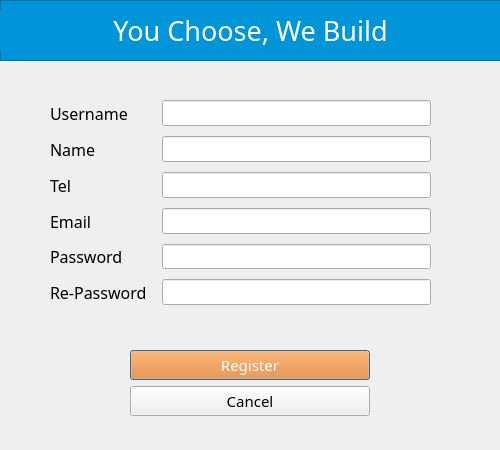
<?xml version="1.0" encoding="UTF-8"?>
<ui version="4.0">
 <class>frm_register</class>
 <widget class="QDialog" name="frm_register">
  <property name="geometry">
   <rect>
    <x>0</x>
    <y>0</y>
    <width>500</width>
    <height>450</height>
   </rect>
  </property>
  <property name="minimumSize">
   <size>
    <width>500</width>
    <height>450</height>
   </size>
  </property>
  <property name="maximumSize">
   <size>
    <width>500</width>
    <height>450</height>
   </size>
  </property>
  <property name="windowTitle">
   <string>UCWB - Register</string>
  </property>
  <widget class="QWidget" name="formLayoutWidget">
   <property name="geometry">
    <rect>
     <x>50</x>
     <y>100</y>
     <width>381</width>
     <height>221</height>
    </rect>
   </property>
   <layout class="QFormLayout" name="layout_registerForm">
    <property name="horizontalSpacing">
     <number>15</number>
    </property>
    <property name="verticalSpacing">
     <number>10</number>
    </property>
    <item row="5" column="0">
     <widget class="QLabel" name="lbl_password">
      <property name="font">
       <font>
        <family>Kanit</family>
        <pointsize>12</pointsize>
       </font>
      </property>
      <property name="text">
       <string>Password</string>
      </property>
     </widget>
    </item>
    <item row="4" column="0">
     <widget class="QLabel" name="lbl_email">
      <property name="font">
       <font>
        <family>Kanit</family>
        <pointsize>12</pointsize>
       </font>
      </property>
      <property name="text">
       <string>Email</string>
      </property>
     </widget>
    </item>
    <item row="2" column="0">
     <widget class="QLabel" name="lbl_name">
      <property name="font">
       <font>
        <family>Kanit</family>
        <pointsize>12</pointsize>
       </font>
      </property>
      <property name="text">
       <string>Name</string>
      </property>
     </widget>
    </item>
    <item row="3" column="0">
     <widget class="QLabel" name="lbl_tel">
      <property name="font">
       <font>
        <family>Kanit</family>
        <pointsize>12</pointsize>
       </font>
      </property>
      <property name="text">
       <string>Tel</string>
      </property>
     </widget>
    </item>
    <item row="6" column="0">
     <widget class="QLabel" name="lbl_repassword">
      <property name="font">
       <font>
        <family>Kanit</family>
        <pointsize>12</pointsize>
       </font>
      </property>
      <property name="text">
       <string>Re-Password</string>
      </property>
     </widget>
    </item>
    <item row="1" column="0">
     <widget class="QLabel" name="lbl_username">
      <property name="font">
       <font>
        <family>Kanit</family>
        <pointsize>12</pointsize>
       </font>
      </property>
      <property name="text">
       <string>Username</string>
      </property>
     </widget>
    </item>
    <item row="4" column="1">
     <widget class="QLineEdit" name="txt_email">
      <property name="font">
       <font>
        <family>Kanit Light</family>
        <pointsize>10</pointsize>
       </font>
      </property>
     </widget>
    </item>
    <item row="6" column="1">
     <widget class="QLineEdit" name="txt_repassword">
      <property name="font">
       <font>
        <family>Kanit</family>
        <pointsize>10</pointsize>
       </font>
      </property>
      <property name="echoMode">
       <enum>QLineEdit::Password</enum>
      </property>
     </widget>
    </item>
    <item row="2" column="1">
     <widget class="QLineEdit" name="txt_name">
      <property name="font">
       <font>
        <family>Kanit Light</family>
        <pointsize>10</pointsize>
       </font>
      </property>
     </widget>
    </item>
    <item row="5" column="1">
     <widget class="QLineEdit" name="txt_password">
      <property name="font">
       <font>
        <family>Kanit Light</family>
       </font>
      </property>
      <property name="echoMode">
       <enum>QLineEdit::Password</enum>
      </property>
     </widget>
    </item>
    <item row="3" column="1">
     <widget class="QLineEdit" name="txt_tel">
      <property name="font">
       <font>
        <family>Kanit Light</family>
        <pointsize>10</pointsize>
       </font>
      </property>
     </widget>
    </item>
    <item row="1" column="1">
     <widget class="QLineEdit" name="txt_username">
      <property name="font">
       <font>
        <family>Kanit Light</family>
        <pointsize>10</pointsize>
       </font>
      </property>
     </widget>
    </item>
   </layout>
  </widget>
  <widget class="QWidget" name="verticalLayoutWidget_2">
   <property name="geometry">
    <rect>
     <x>130</x>
     <y>350</y>
     <width>240</width>
     <height>68</height>
    </rect>
   </property>
   <layout class="QVBoxLayout" name="layout_btn">
    <item>
     <widget class="QPushButton" name="btn_register_2">
      <property name="font">
       <font>
        <family>Kanit</family>
        <pointsize>11</pointsize>
       </font>
      </property>
      <property name="styleSheet">
       <string notr="true">background:rgb(255, 124, 10);
color: rgb(255, 255, 255);</string>
      </property>
      <property name="text">
       <string>Register</string>
      </property>
     </widget>
    </item>
    <item>
     <widget class="QPushButton" name="btn_login_2">
      <property name="font">
       <font>
        <family>Kanit</family>
        <pointsize>11</pointsize>
       </font>
      </property>
      <property name="text">
       <string>Cancel</string>
      </property>
     </widget>
    </item>
   </layout>
  </widget>
  <widget class="QFrame" name="frame_header">
   <property name="geometry">
    <rect>
     <x>0</x>
     <y>0</y>
     <width>501</width>
     <height>61</height>
    </rect>
   </property>
   <property name="styleSheet">
    <string notr="true">background-color: rgb(0, 148, 217);</string>
   </property>
   <property name="frameShape">
    <enum>QFrame::StyledPanel</enum>
   </property>
   <property name="frameShadow">
    <enum>QFrame::Raised</enum>
   </property>
   <widget class="QLabel" name="lbl_title">
    <property name="geometry">
     <rect>
      <x>0</x>
      <y>10</y>
      <width>501</width>
      <height>41</height>
     </rect>
    </property>
    <property name="font">
     <font>
      <family>Kanit</family>
      <pointsize>20</pointsize>
     </font>
    </property>
    <property name="styleSheet">
     <string notr="true">color: rgb(255, 255, 255);</string>
    </property>
    <property name="text">
     <string>You Choose, We Build</string>
    </property>
    <property name="alignment">
     <set>Qt::AlignCenter</set>
    </property>
   </widget>
  </widget>
 </widget>
 <resources/>
 <connections/>
</ui>
